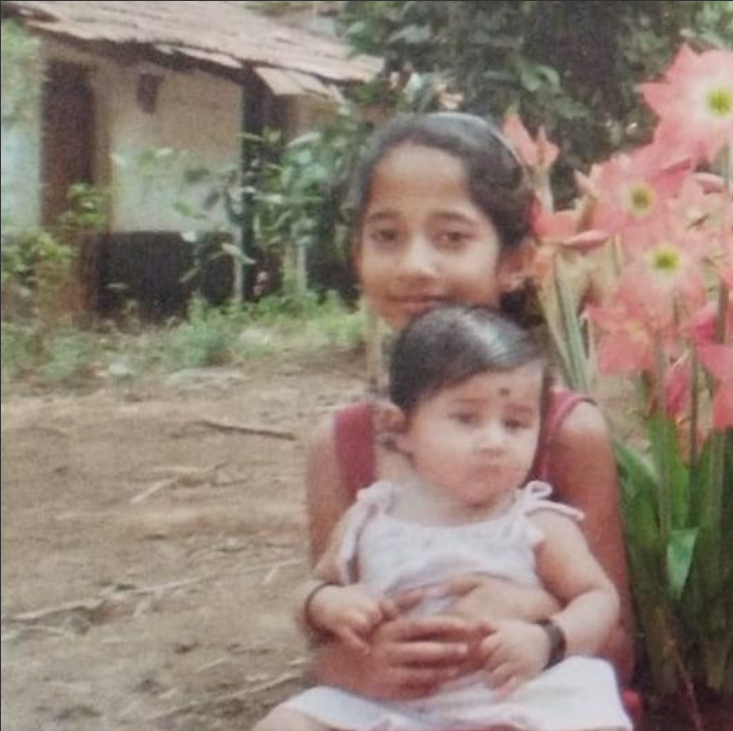
#> input picture image.png, 733 x 731 px
$ jupyter execute new.ipynb
#> lines starting #> are read from the running program, lines starting #| are printed output that depends on the picture
[cell 1]
import cv2
import numpy as np
import matplotlib.pyplot as plt

[cell 2]
# clear noise and increase sharpness
img  = cv2.imread('image.png' )
#> img is the input picture: shape (731, 733, 3); mean B, G, R 116.8, 128.8, 144.9
# img = cv2.fastNlMeansDenoisingColored(img,None,10,10,7,21)
# img = cv2.GaussianBlur(img,(5,5),0)
# img = cv2.addWeighted(img, 1.5, cv2.GaussianBlur(img, (0,0), 10), -0.5, 0)
plt.imshow(img)

[cell 3]
import cv2
import numpy as np
import matplotlib.pyplot as plt

# Load the old image
image = cv2.imread("image.png")

# Check if the image was loaded successfully
if image is None:
    raise FileNotFoundError("The image file was not found. Please check the path.")

# Convert from BGR to RGB for matplotlib display
image_rgb = cv2.cvtColor(image, cv2.COLOR_BGR2RGB)

# Denoise the image while preserving color
# Parameters: (src, dst, h, hForColor, templateWindowSize, searchWindowSize)
denoised = cv2.fastNlMeansDenoisingColored(image, None, 10, 10, 7, 21)

# Sharpening filter
kernel = np.array([[0, -1, 0],
                   [-1, 5, -1],
                   [0, -1, 0]])
sharpened = cv2.filter2D(denoised, -1, kernel)

# Convert denoised image to RGB for matplotlib display
sharpened_rgb = cv2.cvtColor(sharpened, cv2.COLOR_BGR2RGB)

# Display original and restored images using matplotlib
fig, ax = plt.subplots(1, 2, figsize=(12, 6))
ax[0].imshow(image_rgb)
ax[0].set_title("Original Image")
ax[0].axis("off")

ax[1].imshow(sharpened_rgb)
ax[1].set_title("Restored Image")
ax[1].axis("off")

plt.show()
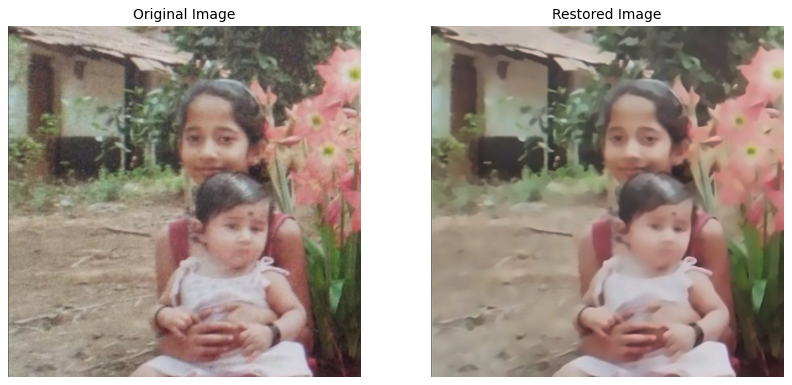
#> figure drawn by matplotlib, 2 panels

# Save the restored image
cv2.imwrite("restored_photo.jpg", sharpened)
#> Out = True

[cell 4]
# sharpened = cv2.addWeighted(sharpened, 1.5, cv2.GaussianBlur(sharpened, (0,0), 10), -0.5, 0)
# sharpen the image
kernel = np.array([[-1,-1,-1], [-1,9,-1], [-1,-1,-1]])
sharpened = cv2.filter2D(img, -1, kernel)
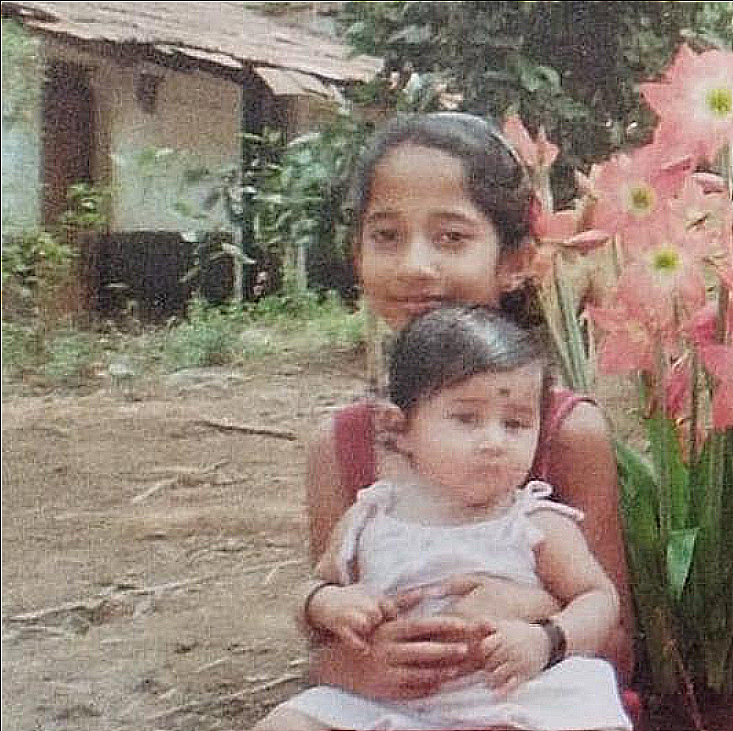
#> sharpened: shape (731, 733, 3); mean B, G, R 116.9, 128.9, 145
plt.imshow(sharpened)
